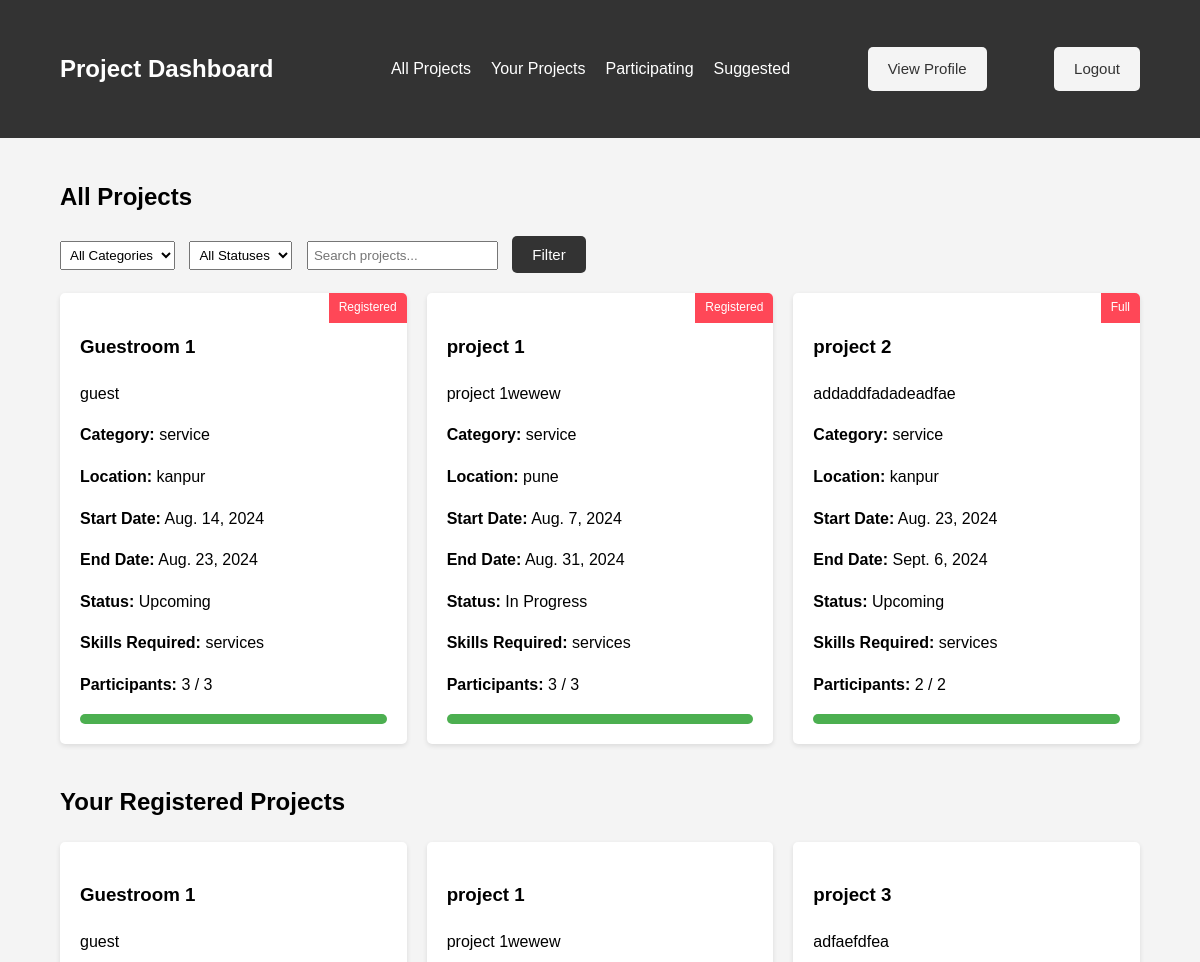
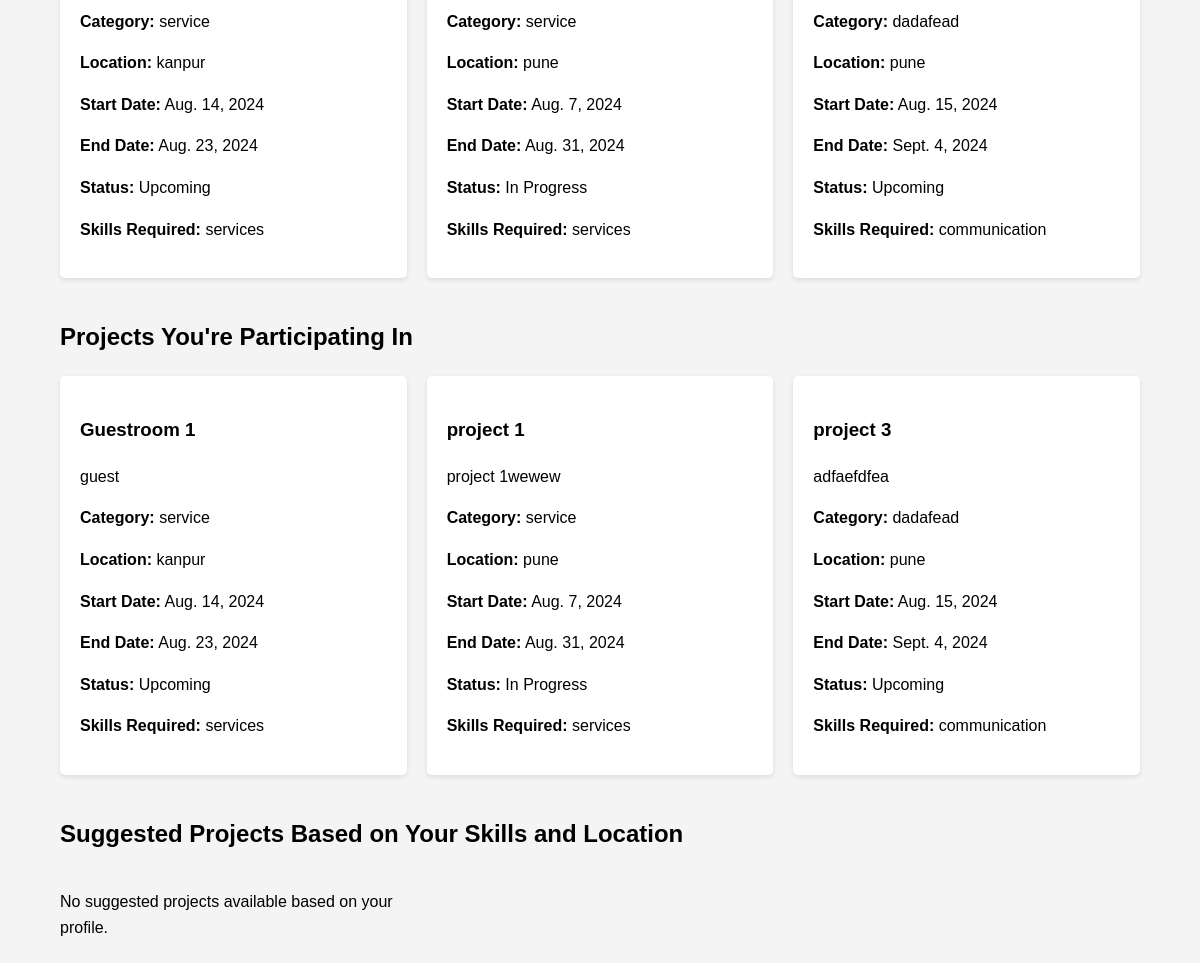
/dashboard/ (signed in), run on an earlier commit of the app's database (2 pictures, top to bottom).
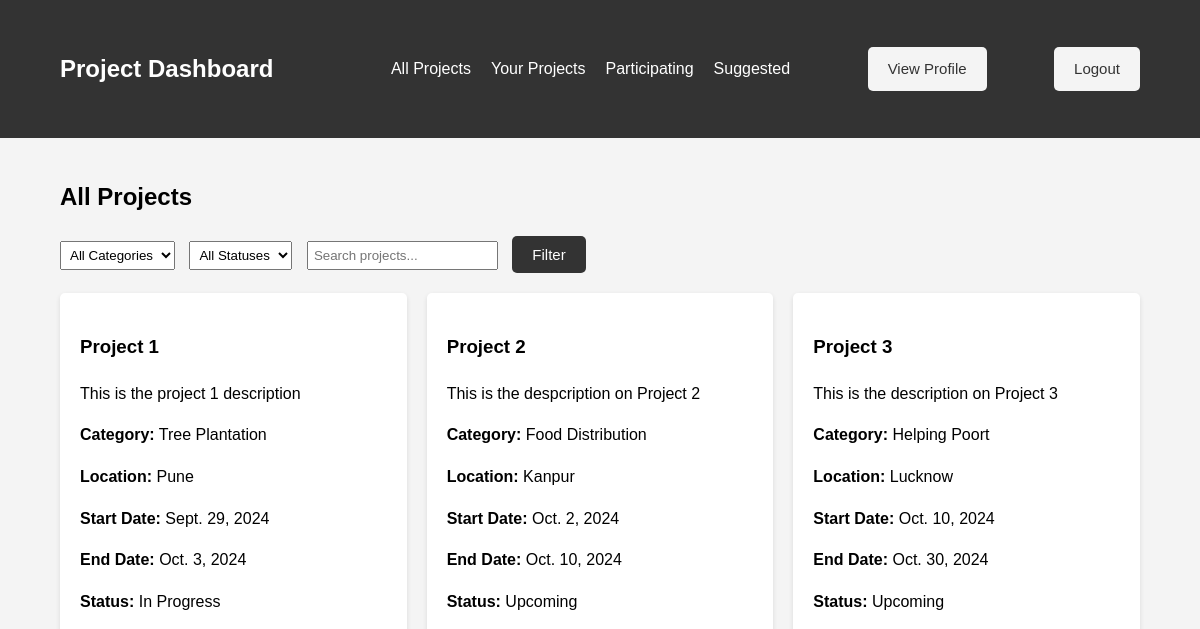
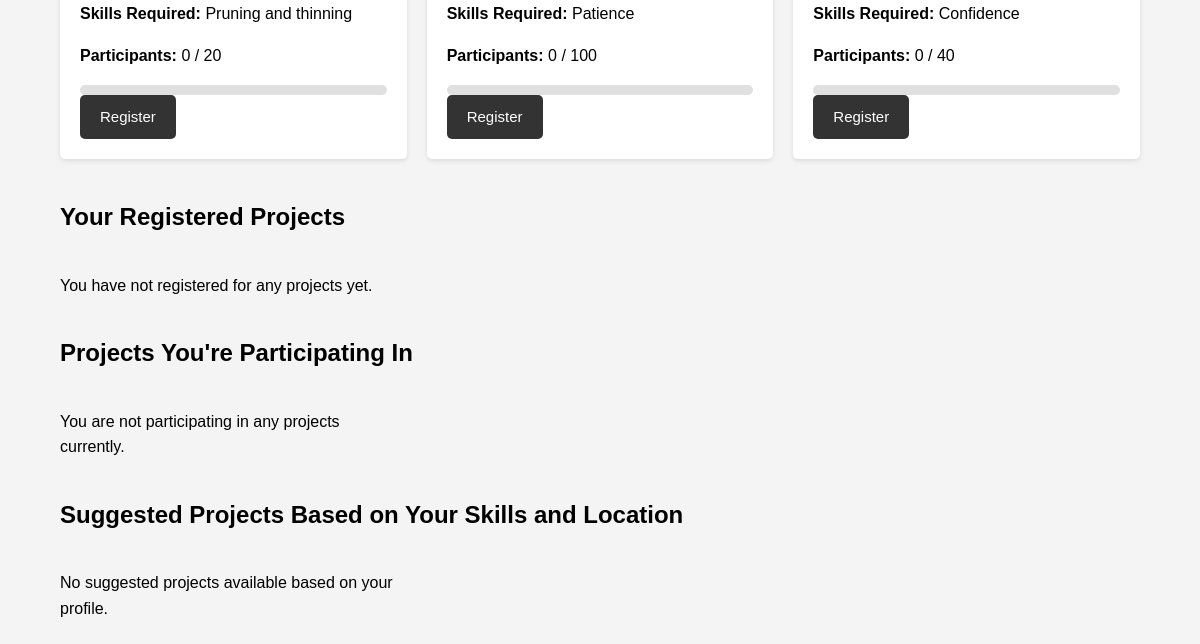
And on a later commit of the database (2 pictures, top to bottom).
### account/models.py (models this page shows, shortened)
class Project(models.Model):
    name = models.CharField(max_length=255)
    description = models.TextField()
    location = models.CharField(max_length=100)
    start_date = models.DateField()
    end_date = models.DateField()
    created_at = models.DateTimeField(auto_now_add=True)
    updated_at = models.DateTimeField(auto_now=True)
    status = models.CharField(max_length=50, choices=[
        ('Upcoming', 'Upcoming'),
        ('In Progress', 'In Progress'),
        ('Completed', 'Completed'),
    ])
    category = models.CharField(max_length=50)
    participants = models.ManyToManyField(User, related_name='registered_projects', blank=True)
    skills_required = models.CharField(max_length=255, blank=True, null=True)
    max_participants = models.IntegerField(blank=True, null=True)
    requirements = models.TextField(blank=True, null=True)

### account/views.py (the view)
# urls.py: path('dashboard/', dashboard, name='dashboard'),
@login_required
def dashboard(request):
    allprojects = Project.objects.filter(status__in=['In Progress', 'Upcoming'])
    paginator = Paginator(allprojects, 3)  # Show 3 projects per page
    page = request.GET.get('page')
    try:
        projects = paginator.page(page)
    except PageNotAnInteger:
        projects = paginator.page(1)
    except EmptyPage:
        projects = paginator.page(paginator.num_pages)
    for project in projects:
        if project.max_participants and project.max_participants > 0:
            project.progress_percentage = (project.participants.count() / project.max_participants) * 100
        else:
            project.progress_percentage = 0
    user = request.user
    user_profile, created = UserProfile.objects.get_or_create(user=user)
    userprojects = request.user.registered_projects.all()
    user_participating_projects = Project.objects.filter(participants=user)
    suggested_projects = Project.objects.filter(
        location=user_profile.location,
        skills_required__icontains=user_profile.skills
    ).exclude(participants=user)
    context = {
        'projects': projects,  # This now contains the paginated queryset
        'suggested_projects': suggested_projects,
        'userprojects': userprojects,
        'participating_projects': user_participating_projects,
    }
    return render(request, 'dashboard.html', context)

### template/dashboard.html (shortened to what this page needs)
{% load static %}
<!DOCTYPE html>
<html lang="en">
<head>
</head>
<body>
    <nav>
        <div class="container">
            <h1>Project Dashboard</h1>
            <ul>
                <li><a href="#projects">All Projects</a></li>
                <li><a href="#registered">Your Projects</a></li>
                <li><a href="#participating">Participating</a></li>
                <li><a href="#suggested">Suggested</a></li>
            </ul>
            <a href="{% url 'Profile' %}" class="btn btn-light">View Profile</a>
            <a href="{% url 'logoutUser' %}" class="btn btn-light">Logout</a>
        </div>
    </nav>
    <div class="container">
        <h2 id="projects">All Projects</h2>
        <form class="filter-form" id="project-filter" method="GET" action="">
            <select name="category" id="category-filter">
                <option value="">All Categories</option>
            </select>
            <select name="status" id="status-filter">
                <option value="">All Statuses</option>
            </select>
            <input type="text" name="search" id="search-filter" placeholder="Search projects..." value="{{ request.GET.search }}">
            <button type="submit" class="btn">Filter</button>
        </form>
        <div id="project-container" class="grid">
            {% for project in projects %}
                <div class="card project-card" data-category="{{ project.category }}" data-status="{{ project.status }}">
                    <h3>{{ project.name }}</h3>
                    <p>{{ project.description }}</p>
                    <p><strong>Category:</strong> {{ project.category }}</p>
                    <p><strong>Location:</strong> {{ project.location }}</p>
                    <p><strong>Start Date:</strong> {{ project.start_date }}</p>
                    <p><strong>End Date:</strong> {{ project.end_date }}</p>
                    <p><strong>Status:</strong> {{ project.status }}</p>
                    <p><strong>Skills Required:</strong> {{ project.skills_required }}</p>
                    <p><strong>Participants:</strong> {{ project.participants.count }} / {% if project.max_participants %}{{ project.max_participants }}{% else %}Unlimited{% endif %}</p>
                    <div class="progress-bar">
                        <div class="progress" style="width: {{ project.progress_percentage }}%;"></div>
                    </div>
                    {% if user in project.participants.all %}
                        <div class="ribbon">Registered</div>
                    {% elif project.max_participants and project.participants.count >= project.max_participants %}
                        <div class="ribbon">Full</div>
                    {% else %}
                        <a href="{% url 'register_for_project' project.id %}" class="btn register-btn" data-project-id="{{ project.id }}">Register</a>
                    {% endif %}
                </div>
            {% empty %}
                <p>No active or upcoming projects available.</p>
            {% endfor %}
        </div>
        <h2 id="registered">Your Registered Projects</h2>
        <div id="registered-projects" class="grid">
            {% for project in userprojects %}
                <div class="card">
                    <h3>{{ project.name }}</h3>
                    <p>{{ project.description }}</p>
                    <p><strong>Category:</strong> {{ project.category }}</p>
                    <p><strong>Location:</strong> {{ project.location }}</p>
                    <p><strong>Start Date:</strong> {{ project.start_date }}</p>
                    <p><strong>End Date:</strong> {{ project.end_date }}</p>
                    <p><strong>Status:</strong> {{ project.status }}</p>
                    <p><strong>Skills Required:</strong> {{ project.skills_required }}</p>
                </div>
            {% empty %}
                <p>You have not registered for any projects yet.</p>
            {% endfor %}
        </div>
        <h2 id="participating">Projects You're Participating In</h2>
        <div id="participating-projects" class="grid">
            {% for project in participating_projects %}
                <div class="card">
                    <h3>{{ project.name }}</h3>
                    <p>{{ project.description }}</p>
                    <p><strong>Category:</strong> {{ project.category }}</p>
                    <p><strong>Location:</strong> {{ project.location }}</p>
                    <p><strong>Start Date:</strong> {{ project.start_date }}</p>
                    <p><strong>End Date:</strong> {{ project.end_date }}</p>
                    <p><strong>Status:</strong> {{ project.status }}</p>
                    <p><strong>Skills Required:</strong> {{ project.skills_required }}</p>
                </div>
            {% empty %}
                <p>You are not participating in any projects currently.</p>
            {% endfor %}
        </div>
        <h2 id="suggested">Suggested Projects Based on Your Skills and Location</h2>
        <div id="suggested-projects" class="grid">
            {% for project in suggested_projects %}
                <div class="card">
                    <h3>{{ project.name }}</h3>
                    <p>{{ project.description }}</p>
                    <p><strong>Category:</strong> {{ project.category }}</p>
                    <p><strong>Location:</strong> {{ project.location }}</p>
                    <p><strong>Required Skills:</strong> {{ project.skills_required }}</p>
                    <p><strong>Start Date:</strong> {{ project.start_date }}</p>
                    <p><strong>End Date:</strong> {{ project.end_date }}</p>
                    <p><strong>Status:</strong> {{ project.status }}</p>
                    <p><strong>Participants:</strong> {{ project.participants.count }} / {% if project.max_participants %}{{ project.max_participants }}{% else %}Unlimited{% endif %}</p>
                    <div class="progress-bar">
                    <div class="progress" style="width: {{ project.progress_percentage }}%;"></div>
                    </div>
                    {% if user in project.participants.all %}
                        <div class="ribbon">Registered</div>
                    {% elif project.max_participants and project.participants.count >= project.max_participants %}
                        <div class="ribbon">Full</div>
                    {% else %}
                        <a href="{% url 'register_for_project' project.id %}" class="btn register-btn" data-project-id="{{ project.id }}">Register</a>
                    {% endif %}
                </div>
            {% empty %}
                <p>No suggested projects available based on your profile.</p>
            {% endfor %}
        </div>
    </div>
</body>
</html>

### template/dashboard.html (style rules this page uses)
body { font-family: Arial, sans-serif; line-height: 1.6; margin: 0; padding: 0; background-color: #f4f4f4; }
.container { width: 90%; margin: auto; overflow: hidden; padding: 20px; }
nav { background-color: #333; color: #fff; padding: 10px 0; }
nav .container { display: flex; justify-content: space-between; align-items: center; }
nav ul { display: flex; list-style: none; }
nav ul li { padding: 0 10px; }
nav ul li a { color: #fff; text-decoration: none; }
.btn { display: inline-block; background: #333; color: #fff; padding: 10px 20px; border: none; cursor: pointer; text-decoration: none; font-size: 15px; border-radius: 5px; }
.btn-light { background: #f4f4f4; color: #333; }
.card { background: #fff; padding: 20px; margin-bottom: 20px; border-radius: 5px; box-shadow: 0 2px 5px rgba(0,0,0,0.1); position: relative; }
.grid { display: grid; grid-template-columns: repeat(auto-fill, minmax(300px, 1fr)); gap: 20px; }
.progress-bar { height: 10px; background-color: #e0e0e0; border-radius: 5px; overflow: hidden; }
.filter-form { margin-bottom: 20px; }
.filter-form select, .filter-form input { margin-right: 10px; padding: 5px; }

What changed in the data, as far as the page shows it:
removed Project: name "Guestroom 1", description "guest", category "service", location "kanpur", start_date "Aug. 14, 2024", end_date "Aug. 23, 2024", status "Upcoming", skills_required "services", participants.count "3", max_participants "3", {{ project.progress_percentage }} 100.0 (drawn), shows "Registered"
removed Project: name "project 1", description "project 1wewew", category "service", location "pune", start_date "Aug. 7, 2024", end_date "Aug. 31, 2024", status "In Progress", skills_required "services", participants.count "3", max_participants "3", {{ project.progress_percentage }} 100.0 (drawn), shows "Registered"
removed Project: name "project 2", description "addaddfadadeadfae", category "service", location "kanpur", start_date "Aug. 23, 2024", end_date "Sept. 6, 2024", status "Upcoming", skills_required "services", participants.count "2", max_participants "2", {{ project.progress_percentage }} 100.0 (drawn), shows "Full", shown under "All Projects"
removed Project: name "project 3", description "adfaefdfea", category "dadafead", location "pune", start_date "Aug. 15, 2024", end_date "Sept. 4, 2024", status "Upcoming", skills_required "communication"
added Project: name "Project 1", description "This is the project 1 description", category "Tree Plantation", location "Pune", start_date "Sept. 29, 2024", end_date "Oct. 3, 2024", status "In Progress", skills_required "Pruning and thinning", participants.count "0", max_participants "20", shown under "All Projects"
added Project: name "Project 2", description "This is the despcription on Project 2", category "Food Distribution", location "Kanpur", start_date "Oct. 2, 2024", end_date "Oct. 10, 2024", status "Upcoming", skills_required "Patience", participants.count "0", max_participants "100", shown under "All Projects"
added Project: name "Project 3", description "This is the description on Project 3", category "Helping Poort", location "Lucknow", start_date "Oct. 10, 2024", end_date "Oct. 30, 2024", status "Upcoming", skills_required "Confidence", participants.count "0", max_participants "40", shown under "All Projects"
Also different on the page:
text now shown: "You have not registered for any projects yet. You are not participating in any projects currently."
